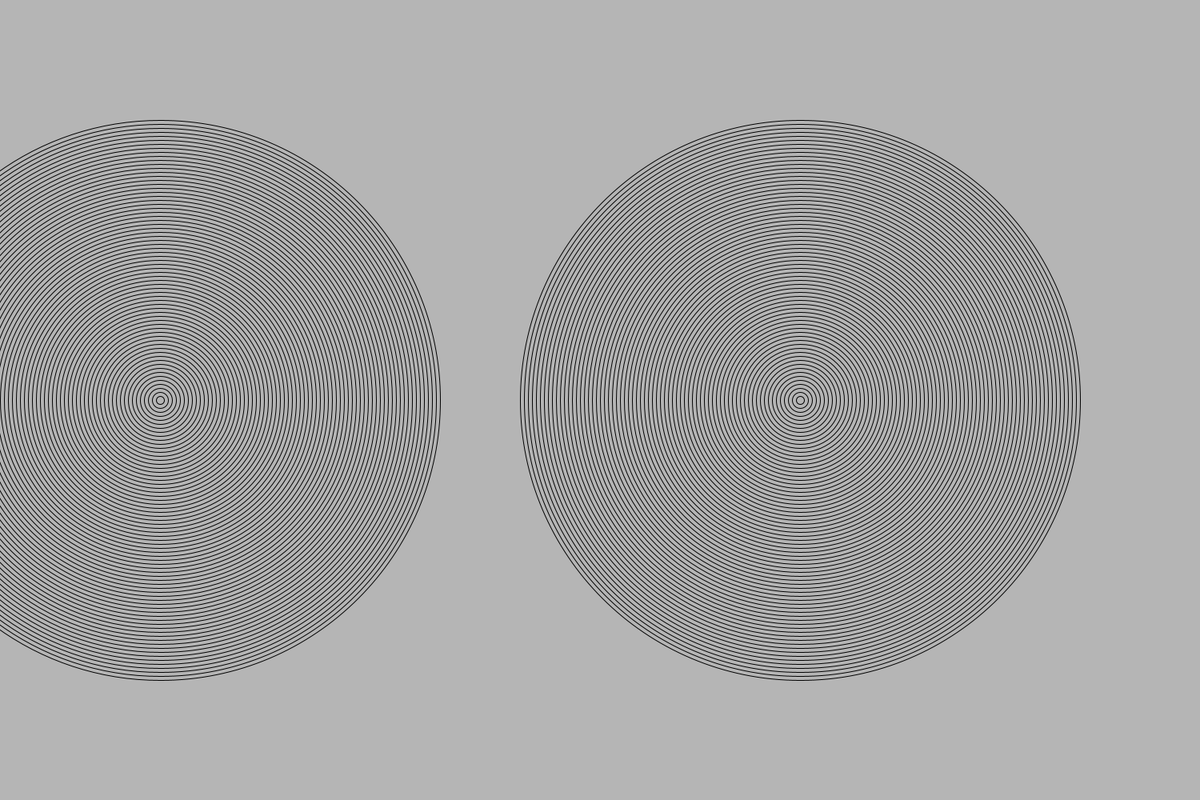
Frame 1 (no input)
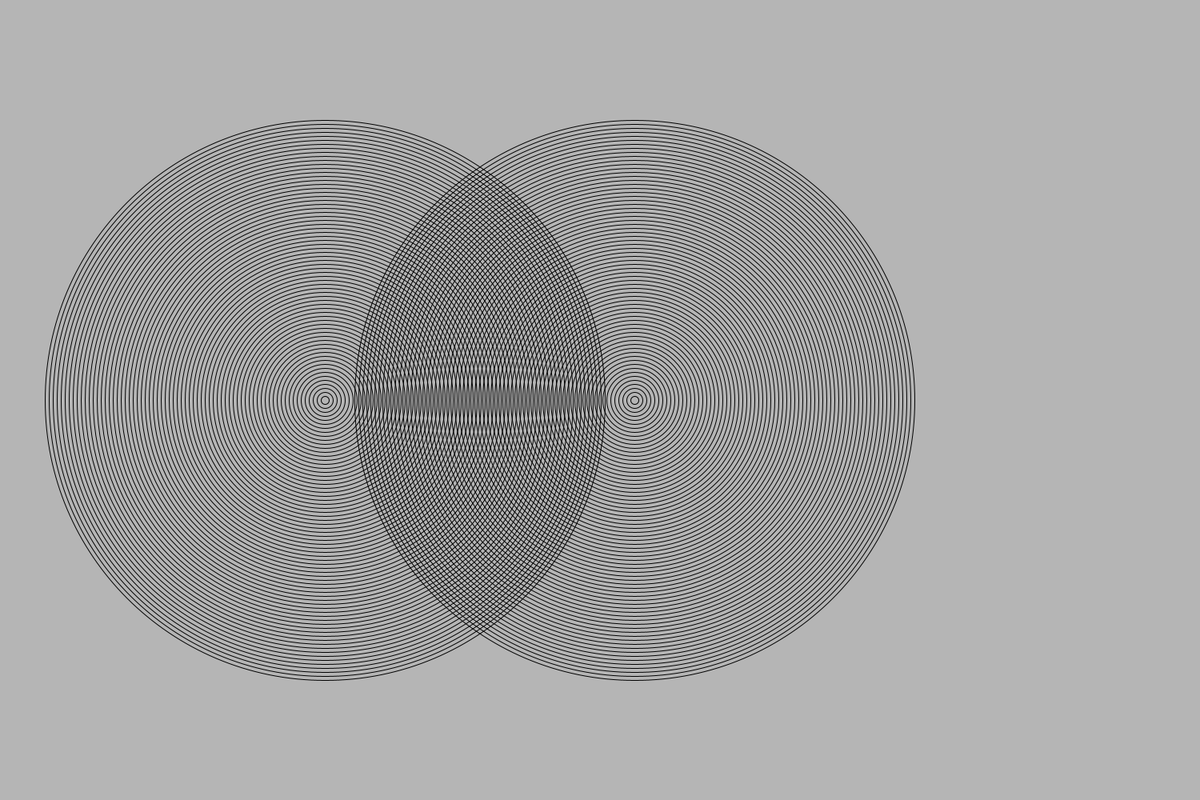
Frame 60 (the mouse pressed at the canvas centre just before this capture)
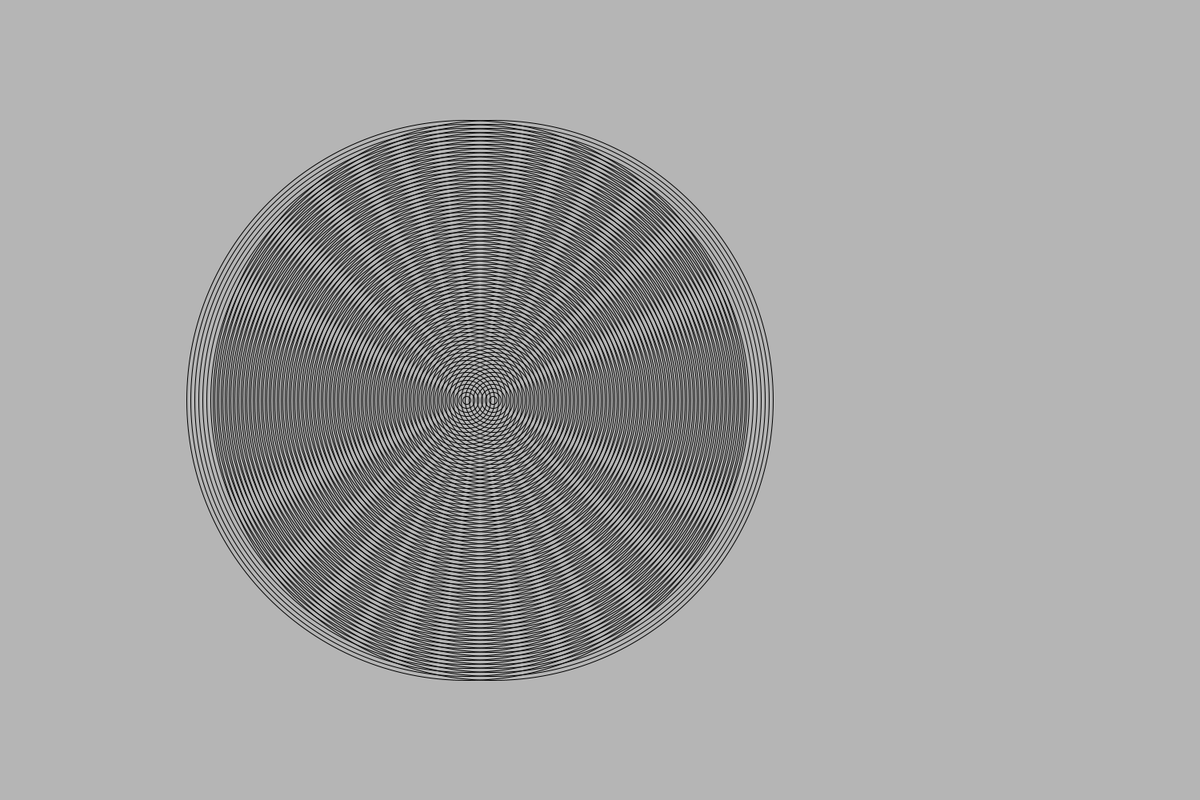
Frame 120 (the mouse held since frame 60 and released just before this capture)

The Processing sketch that drew these frames (run headless with seeded random() and noise(); from frame 60 on, the mouse is pressed at the canvas centre):

// Processing sketch: amazing_rings
// ── amazing_rings.pde
int s = 700;
float x = 200;
int y = 500;
float x2 = 1000;
int y2 = 500;
void setup() {
  size(1500, 1000);
}

void draw() {
background(181,181,181);
  drawCircleOne(); 
drawCircleTwo();
x+= 3.5;
x2-= 3.5;

 }
  
  
  // Go to the recipe to run the demonstration before starting this program

  /*
  Use the code from your Bullseye program to draw the rings shown in this recipe.
   You can use the noFill() command to make your ellipses transparent.
   Make the rings move past each other.
   When the rings hit the side of the sketch, make them reverse their direction.
   */

public void drawCircleOne() {
  noFill();

   
  for (int j = s; j >= 10; j-= 10) {
    ellipse(x, y, j, j);
 
  }
}
 public void drawCircleTwo(){
 noFill();
 for(int i = s; i >= 10; i-=10){
 ellipse(x2,y2,i,i);
 
 }
 }  
